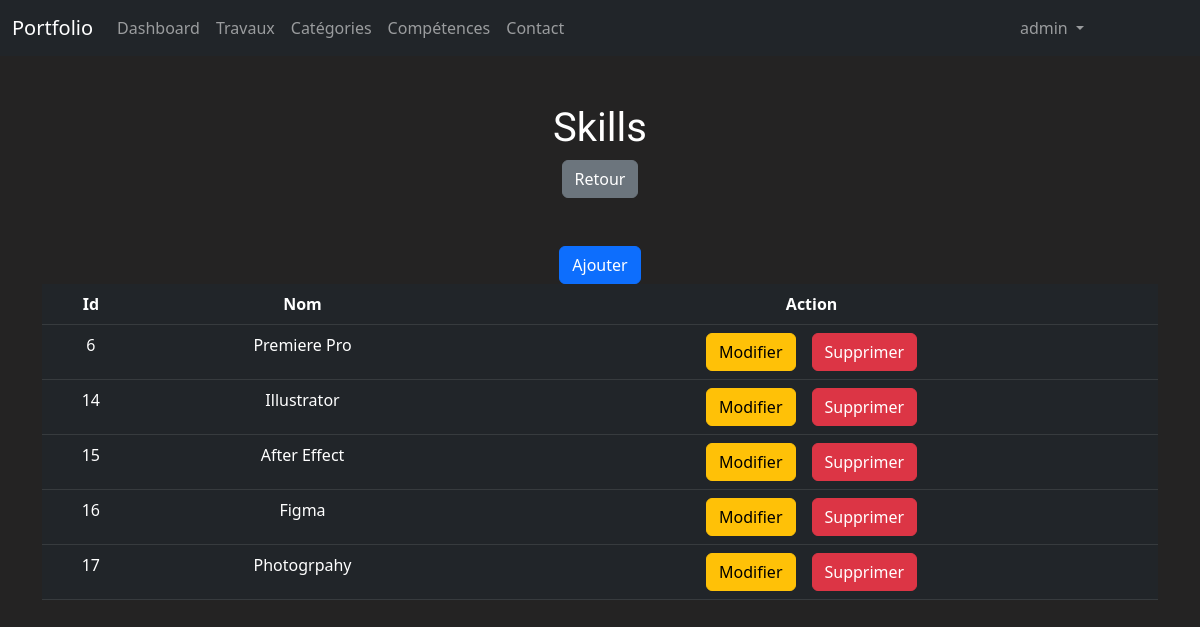
The page /admin/skills.php (signed in) on the database as committed earlier.
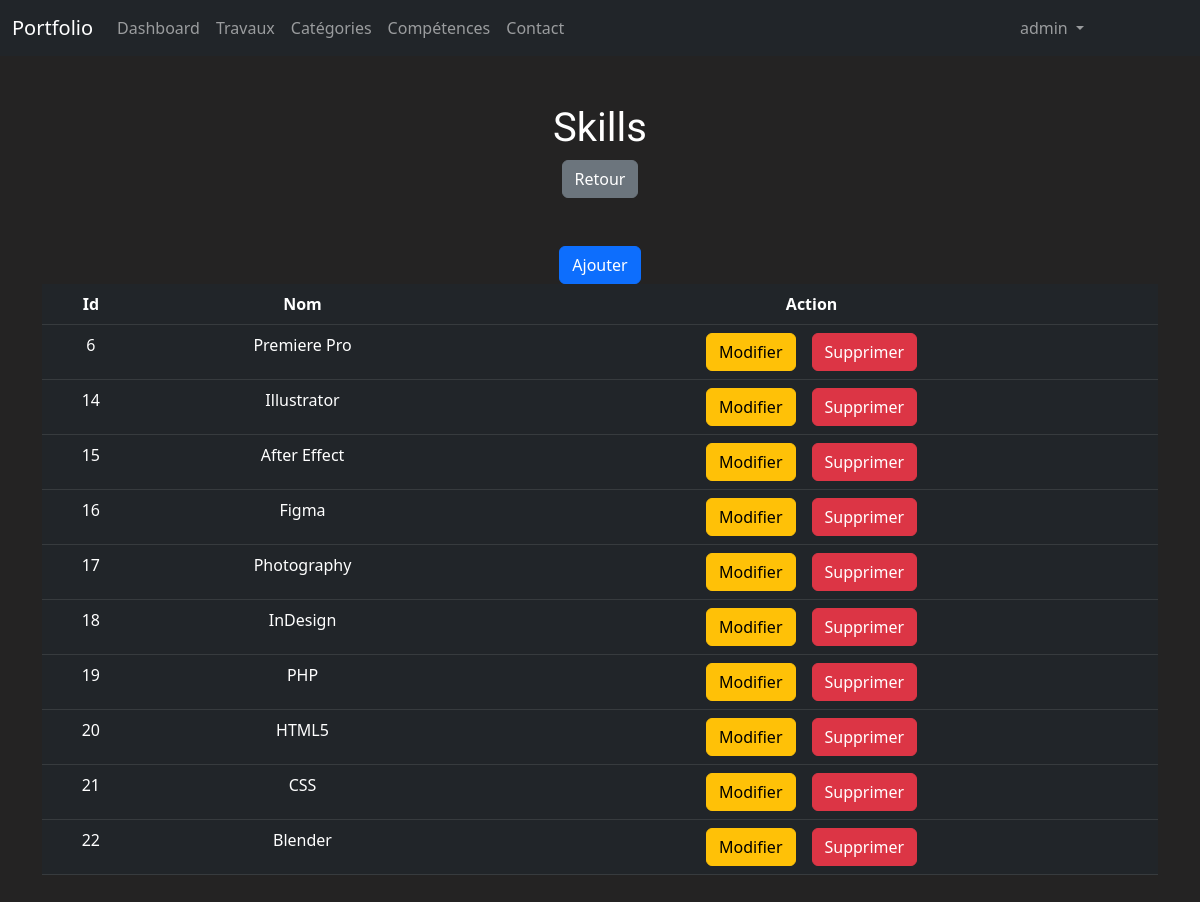
The same page on the database as committed later.
### tables this page shows
CREATE TABLE IF NOT EXISTS `skills` (
  `id` int NOT NULL AUTO_INCREMENT,
  `nom` varchar(70) NOT NULL,
  `fichier` varchar(255) NOT NULL,
  PRIMARY KEY (`id`)
);

### admin/skills.php (the view, shortened to what this page needs)
<?php
    require "../connexion.php";
    $limit=10;
?>
<!DOCTYPE html>
<html lang="fr">
<head>
    <link rel="stylesheet" href="../bootstrap/css/bootstrap.min.css">
    <link rel="stylesheet" href="adminstyle.css">
</head>
<body style="background-color: rgb(36, 35, 35)">
    <?php
        include("partials/header.php");
    ?>
    <div class="container link-light">
        <h1 class="titre pt-5 text-center">Skills</h1>
        <div>
            <a href="dashboard.php" class="btn btn-secondary">Retour</a>
        </div>
        <div class="pt-5 text-center ">
        <a href="addSkill.php" class="btn btn-primary ">Ajouter</a>
         </div>
        <?php
                    if(isset($_GET['page']))
                    {
                        $pg = $_GET['page'];
                    }else{
                        $pg = 1;
                    }
                    $offset=($pg-1)*$limit;
        ?>
        <table class="table table-dark">
            <thead>
                <tr>
                    <th class='text-center'>Id</th>
                    <th class='text-center'>Nom</th>
                    <th class='text-center'>Action</th>
                </tr>
            </thead>
            <tbody>
                <?php
                    $req = $bdd->prepare("SELECT * FROM skills ORDER BY id ASC LIMIT :offset, :mylimit");
                    $req->bindParam(':offset',$offset, PDO::PARAM_INT);
                    $req->bindParam(":mylimit", $limit, PDO::PARAM_INT);
                    $req->execute();
                    while($don = $req->fetch())
                    {
                        echo "<tr>";
                            echo "<td class='text-center'>".$don['id']."</td>";
                            echo "<td class='text-center'>".$don['nom']."</td>";
                            echo "<td class='text-center'>";
                            if($don['id']!=0)
                            {
                                echo "<a href='updateSkill.php?id=".$don['id']."' class='btn btn-warning mx-2'>Modifier</a>";
                                echo "<a href='skills.php?delete=".$don['id']."' class='btn btn-danger mx-2'>Supprimer</a>";
                            }
                            echo "</td>";
                        echo "</tr>";
                    }
                ?>
            </tbody>
        </table>
    </div>
</body>
</html>

Rows that differ between the two databases and show on the page:
changed skills id 17: nom "Photogrpahy" → "Photography"
added skills: id "18", nom "InDesign"
added skills: id "19", nom "PHP"
added skills: id "20", nom "HTML5"
added skills: id "21", nom "CSS"
added skills: id "22", nom "Blender"
